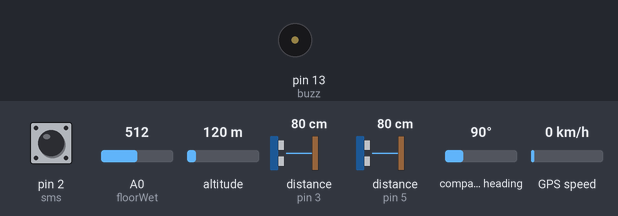
Simulated run of this sketch. Board: Arduino Uno, built with avr-gcc and run on an emulated ATmega328P. On the bench: buzzer (waves = sounding, pin HIGH). Wiring (inferred from the names in the program): 2 × ultrasonic range finder: trigger pin 4, echo pin 5 / trigger pin 12, echo pin 3. The test bench sets the inputs (shaded band); at power-on: pin 2 (sms) HIGH, A0 (floorWet) = 512, altitude 120 m, distance to the obstacle (sensors on pin 3, pin 5) 80 cm, compass heading 90°, GPS speed 0 km/h. The echo pulse lasts 58.3 µs per cm; the GPS gets a fix after 3 s at 37.7749, -122.4194 with 8 satellites; the modem accepts every AT command (registered, SIM ready, sends succeed) and sends nothing else; pins used as bus, display or sensor lines are not drawn; what the sketch prints to the serial monitor is not drawn.

Above: at 2.4 s.
2.5 s: pin 2 (sms) pulled LOW for 1.9 s
At 2.64 s:
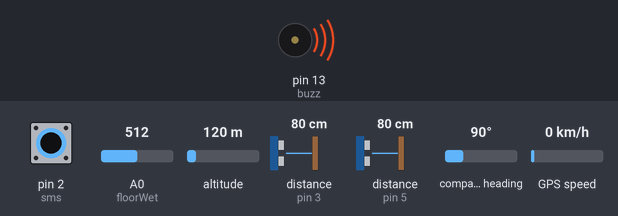
Timing chart, 0 to 12.0 s (numbered marks = the images above; inputs shaded):
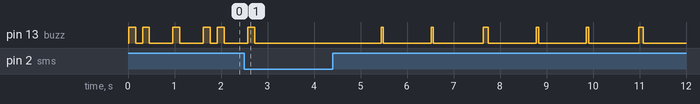

The sketch:

sos_message.ino
```cpp
#include <TinyGPS++.h>
#include <SoftwareSerial.h>
TinyGPSPlus gps;
SoftwareSerial gpsSerial(7, 6);
SoftwareSerial gsmSerial(8, 9);

float depth = 0, distance = 0;

bool flag = 0;

float depth_threshold = 20, distance_threshold = 10; //in cms

int wettness = 0;

float duration;

const int floorWet = A0, DTrig = 12, DEcho = 3, DiTrig = 4, DiEcho = 5, buzz = 13, sms = 2;

const String phone = "+918698437788";
void setup()
{
  Serial.begin(9600);
  gsmSerial.begin(9600);
  gpsSerial.begin(9600);
  pinMode(floorWet, INPUT);
  pinMode(DTrig, OUTPUT);
  pinMode(DEcho, INPUT);
  pinMode(DiTrig, OUTPUT);
  pinMode(DiEcho, INPUT);
  pinMode(buzz, OUTPUT);
  pinMode(sms, INPUT_PULLUP);
  attachInterrupt(0, flagpost, LOW);
}

void loop()
{
  measure_ultrasonic();
  measure_wettness();
  Serial.print(depth);
  Serial.print(" , ");
  Serial.print(distance);
  Serial.println("");
  if(flag == 1)
  {
    while (gpsSerial.available() > 0)
      if (gps.encode(gpsSerial.read()))
      {
        if (gps.location.isValid())
        {
          gsmSerial.println("AT+CMGF=1");
          delay(1000);
          beep();
          gsmSerial.println("AT+CMGS=\""+phone+"\"\r"); //send sms
          delay(1000);
          beep();
          gsmSerial.println("NEED HELP!!!");
          gsmSerial.print("http://maps.google.com/maps?q=loc:");
          gsmSerial.print(gps.location.lat(), 6);
          gsmSerial.print(",");
          gsmSerial.print(gps.location.lng(), 6);
          delay(1000);
          beep();
          gsmSerial.write((char)26); //sms sent
          flag = 0;
          beep();
        }
      }
  }
  if(depth > depth_threshold)
  {
    High_Depth(); //beep codes
  }
  if(distance < distance_threshold)
  {
    Low_Distance();
  }
  if(wettness > 200)
  {
    floor_wet();
  }
}

void flagpost()
{
  flag = 1;
}

void measure_wettness()
{
  wettness = analogRead(A0);
}

void measure_ultrasonic()
{
  digitalWrite(DTrig, LOW);
  digitalWrite(DiTrig, LOW);
  delayMicroseconds(2);
  digitalWrite(DTrig, HIGH);
  delayMicroseconds(10);
  digitalWrite(DTrig, LOW);
  duration = pulseIn(DEcho, HIGH);
  depth = duration * 0.0172;
  digitalWrite(DiTrig, HIGH);
  delayMicroseconds(10);
  digitalWrite(DiTrig, LOW);
  duration = pulseIn(DiEcho, HIGH);
  distance = duration * 0.0172;
}

void beep()
{
  digitalWrite(buzz, HIGH);
  delay(50);
  digitalWrite(buzz, LOW);
}

void floor_wet()
{
  digitalWrite(buzz, HIGH);
  delay(150);
  digitalWrite(buzz, LOW);
  delay(500);
}


void High_Depth()
{
  digitalWrite(buzz, HIGH);
  delay(150);
  digitalWrite(buzz, LOW);
  delay(150);
  digitalWrite(buzz, HIGH);
  delay(150);
  digitalWrite(buzz, LOW);
  delay(500);
}

void Low_Distance()
{
  digitalWrite(buzz, HIGH);
  delay(150);
  digitalWrite(buzz, LOW);
  delay(150);
  digitalWrite(buzz, HIGH);
  delay(150);
  digitalWrite(buzz, LOW);
  delay(150);
  digitalWrite(buzz, HIGH);
  delay(150);
  digitalWrite(buzz, LOW);
  delay(500);
}
```
